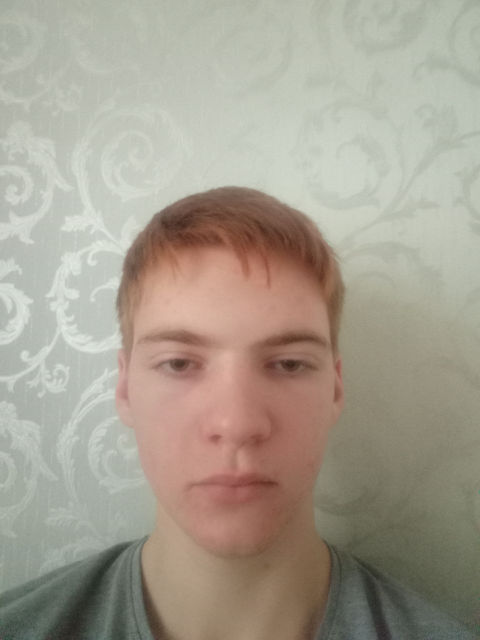
#> input picture images/vova.jpg, 960 x 1280 px (shown at 1/2 size)
$ python HW_lesson_3.py
#> lines starting #> are read from the running program, lines starting #| are printed output that depends on the picture
import cv2
import numpy as np
from numpy.ma.core import filled

img = cv2.imread('images/vova.jpg')
#> img is the input picture: shape (1280, 960, 3); mean B, G, R 143.7, 157.6, 165.5
img = cv2.resize(img, (img.shape[1] // 2, img.shape[0] // 2))
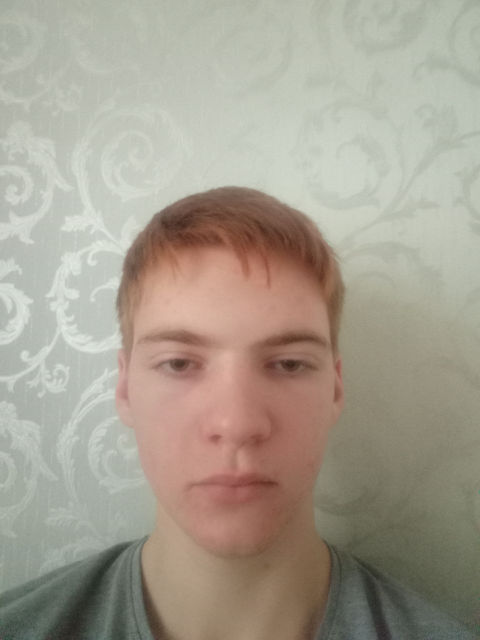
#> img: shape (640, 480, 3); mean B, G, R 143.8, 157.8, 165.7
print(img.shape)
#| (640, 480, 3)

cv2.rectangle(img, (110, 180), (350, 565), (55, 200, 0), 2)

cv2.putText(img, "Данилюк Володимир", (45, 590),  cv2.FONT_HERSHEY_COMPLEX, 1, (55, 200, 0), 1)
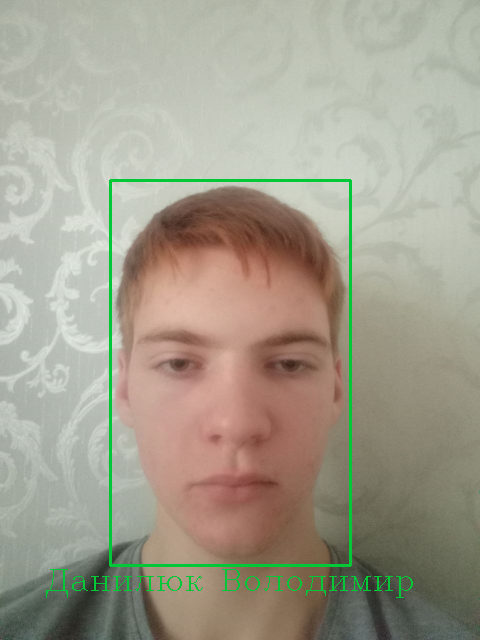
#> img: shape (640, 480, 3); mean B, G, R 142.5, 158.6, 163.1

cv2.imwrite('Я.jpg', img)

cv2.imshow('Image', img)
cv2.waitKey(0)
cv2.destroyAllWindows()
